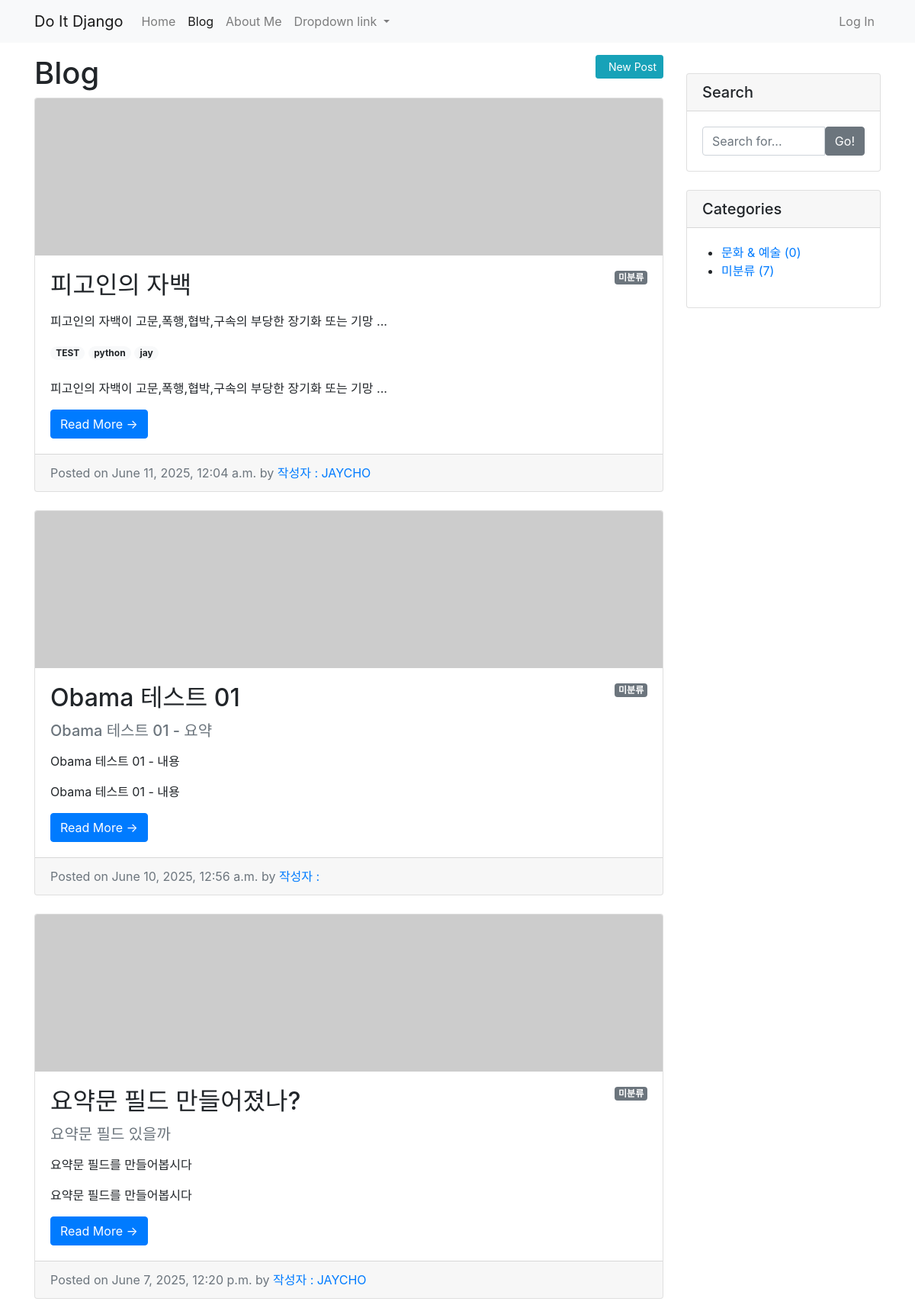
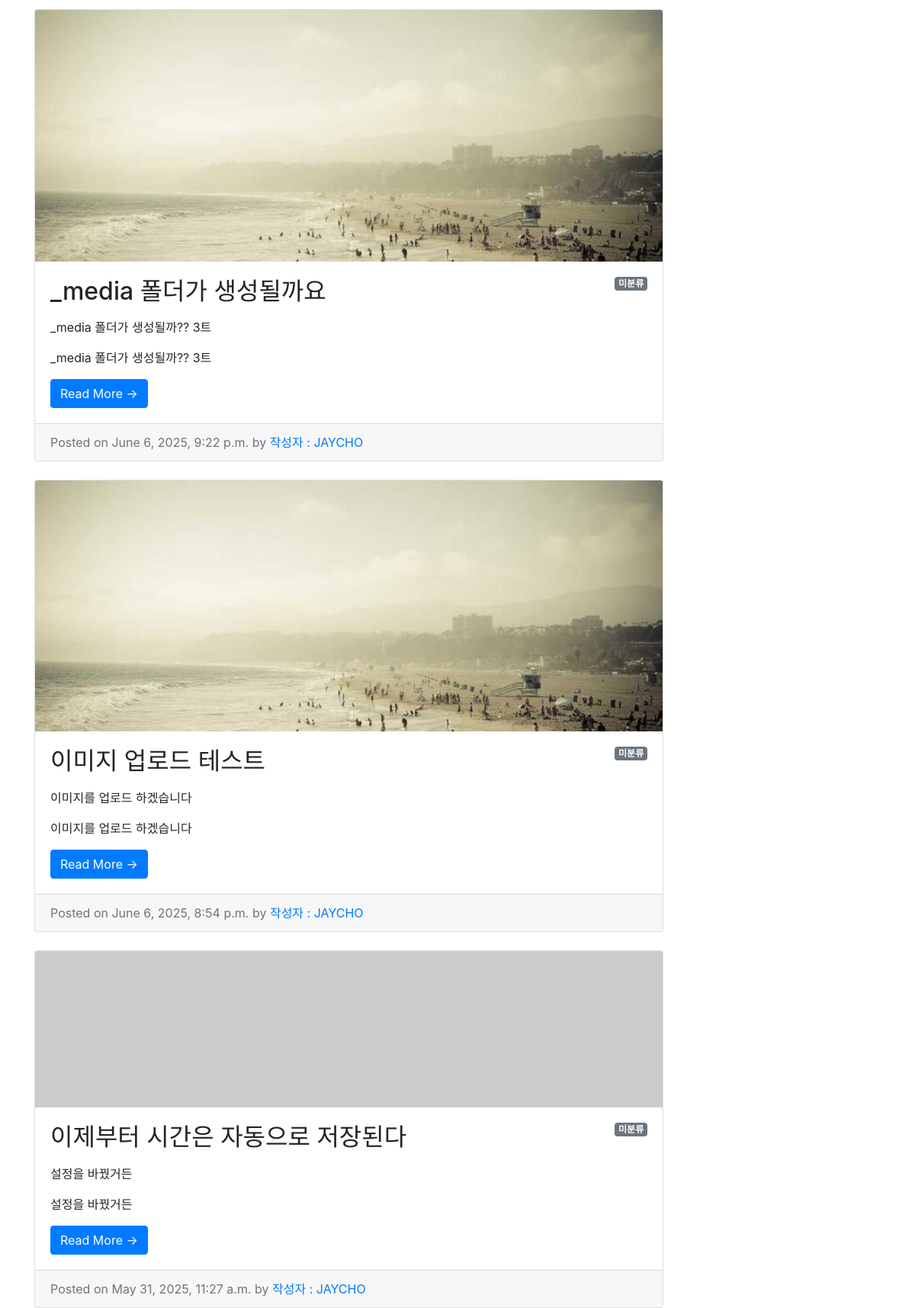
Page /blog/ (signed in, upper part) on the committed database (2 pictures, top to bottom).
### blog/models.py (models this page shows, shortened)
class Post(models.Model):
    title = models.CharField(max_length=30)
    hook = models.CharField(max_length=100, blank=True)
    content = MarkdownxField()
    head_image = models.ImageField(upload_to='blog/images/%Y/%m/%d/',blank=True)
    file_upload = models.FileField(upload_to='blog/files/%Y/%m/%d/',blank=True)
    create_at = models.DateTimeField(auto_now_add=True)
    update_at = models.DateTimeField(auto_now=True)
    author = models.ForeignKey(User,on_delete=models.SET_NULL, null=True)
    category = models.ForeignKey('Category',on_delete=models.SET_NULL, null=True, blank=True)
    tags = models.ManyToManyField('Tag',blank=True)
    def __str__(self):
        return f'[{self.pk}] {self.title} :: {self.author}'
    def get_absolute_url(self):
        return f"/blog/{self.pk}/"
    def get_content_markdown(self):
        return markdown(self.content)

class Tag(models.Model):
    name = models.CharField(max_length=50)
    slug = models.SlugField(max_length=50, unique=True, allow_unicode=True)
    def get_absolute_url(self):
        return f"/blog/tag/{self.slug}/"

class Category(models.Model):
    name = models.CharField(max_length=50, unique=True)
    slug = models.SlugField(max_length=50, unique=True, allow_unicode=True)
    def __str__(self):
        return self.name
    def get_absolute_url(self):
        return f"/blog/category/{self.slug}/"
    class Meta:
        verbose_name_plural = 'Categories'

### blog/views.py (the view)
# urls.py: path('', views.PostList.as_view(),name='post_list'),
class PostList(ListView):
    model = Post
    ordering = '-pk'
    def get_context_data(self, **kwargs):
        context = super(PostList, self).get_context_data()
        context['categories'] = Category.objects.all()
        context['no_category_post_count'] = Post.objects.filter(category=None).count()
        return context

### blog/templates/blog/post_list.html (shortened to what this page needs)
{% extends 'blog/base.html' %}
{% block main %}
    {% if user.is_superuser or user.is_staff %}
        <a class="btn btn-info btn-sm float-right" href="/blog/create_post/" role="button">
            &nbsp;&nbsp;New Post
        </a>
    {% endif %}
    <h1>
        Blog
    </h1>
    {% if post_list.exists %}
        {% for p in post_list %}
            <div class="card mb-4" id="post-{{ p.pk }}">
                {% if p.head_image %}
                    <img class="card-img-top" src="{{ p.head_image.url }}" alt="{{ p }} head image">
                {% else %}
                    <img class="card-img-top" src="https://picsum.photos/seed/{{ p.id }}/800/200" alt="random_image">
                {% endif %}
                <div class="card-body">
                    {% if p.category %}
                        <span class="badge badge-secondary float-right">{{ p.category }}</span>
                    {% else %}
                        <span class="badge badge-secondary float-right">미분류</span>
                    {% endif %}
                    <h2 class="card-title">{{ p.title }}</h2>
                    {% if p.hook %}
                        <h5 class="text-muted">{{ p.hook }}</h5>
                    {% endif %}
                    <p class="card-text">{{ p.get_content_markdown | truncatewords_html:45 | safe }}</p>
                    {% if p.tags.exists %}
                        {% for tag in p.tags.iterator %}
                            <a href="{{ tag.get_absolute_url }}">
                                <span class="badge badge-pill badge-light">{{ tag.name }}</span>
                            </a>
                        {% endfor %}
                        <br><br>
                    {% endif %}
                    <p class="card-text">{{ p.content | truncatewords:45 }}</p>
                    <a href="{{ p.get_absolute_url }}" class="btn btn-primary">Read More &rarr;</a>
                </div>
                <div class="card-footer text-muted">
                    Posted on {{ p.create_at }} by
                    <a href="#">작성자 : {{ p.author.username|upper }}</a>
                </div>
            </div>
        {% endfor %}
    {% else %}
        <h3>아직 게시물이 없습니다!</h3>
    {% endif %}
{% endblock %}

### blog/templates/blog/base.html (shortened to what this page needs)
<!DOCTYPE html>
{% load static %}
<html lang="ko">
<head>
    <link rel="stylesheet" href="{% static 'blog/bootstrap/bootstrap.min.css' %}" media="screen">
    <link rel="stylesheet" href="https://cdn.jsdelivr.net/npm/bootstrap-icons@1.11.1/font/bootstrap-icons.css">
</head>
<body>
{% include 'blog/navbar.html' %}
<div class="container my-3">
    <div class="row">
        <div class="col-md-8 col-lg-9" id="main-area">
            {% block main %}
            {% endblock %}
        </div>
        <div class="col-md-4 col-lg-3">
            <div class="card my-4">
                <h5 class="card-header">Search</h5>
                <div class="card-body">
                    <div class="input-group">
                        <input type="text" class="form-control" placeholder="Search for...">
                        <span class="input-group-btn">
                                <button class="btn btn-secondary" type="button">Go!</button>
                            </span>
                    </div>
                </div>
            </div>
            <div class="card my-4" id="categories-card">
                <h5 class="card-header">Categories</h5>
                <div class="card-body">
                    <div class="row">
                        <ul>
                            {% for category in categories %}
                                <li>
                                    <a href="{{ category.get_absolute_url }}">{{ category }} ({{ category.post_set.count }})</a>
                                </li>
                            {% endfor %}
                            <li>
                                <a href="/blog/category/no_category/">미분류 ({{ no_category_post_count }})</a>
                            </li>
                        </ul>
                    </div>
                </div>
            </div>
        </div>
    </div>
</div>
</body>
</html>

### rows in the picture
Post: shows "미분류", title "피고인의 자백", get_content_markdown "피고인의 자백이 고문,폭행,협박,구속의 부당한 장기화 또는 기망 ...", content "피고인의 자백이 고문,폭행,협박,구속의 부당한 장기화 또는 기망 ...", create_at "June 11, 2025, 12:04 a.m.", author.username "JAYCHO"
Tag: name "TEST"
Tag: name "python"
Tag: name "jay"
Post: shows "미분류", title "Obama 테스트 01", hook "Obama 테스트 01 - 요약", get_content_markdown "Obama 테스트 01 - 내용", content "Obama 테스트 01 - 내용", create_at "June 10, 2025, 12:56 a.m."
Post: shows "미분류", title "요약문 필드 만들어졌나?", hook "요약문 필드 있을까", get_content_markdown "요약문 필드를 만들어봅시다", content "요약문 필드를 만들어봅시다", create_at "June 7, 2025, 12:20 p.m.", author.username "JAYCHO"
Post: head_image (picture), shows "미분류", title "_media 폴더가 생성될까요", get_content_markdown "_media 폴더가 생성될까?? 3트", content "_media 폴더가 생성될까?? 3트", create_at "June 6, 2025, 9:22 p.m.", author.username "JAYCHO"
Post: head_image (picture), shows "미분류", title "이미지 업로드 테스트", get_content_markdown "이미지를 업로드 하겠습니다", content "이미지를 업로드 하겠습니다", create_at "June 6, 2025, 8:54 p.m.", author.username "JAYCHO"
Post: shows "미분류", title "이제부터 시간은 자동으로 저장된다", get_content_markdown "설정을 바꿨거든", content "설정을 바꿨거든", create_at "May 31, 2025, 11:27 a.m.", author.username "JAYCHO"
Category: name "문화 & 예술", post_set.count "0"

### other values in the picture
{{ no_category_post_count }} "7"
